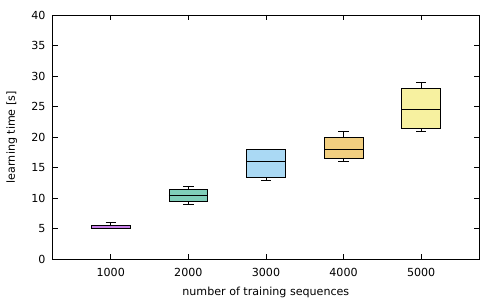

The script that saved this image:
set term pdf
set output 'learning_set_learning_time.pdf'

set style fill solid 0.5 border -1
set style boxplot outliers pointtype 7
set style data boxplot
set xtics ('1000' 1, '2000' 2, '3000' 3, '4000' 4, '5000' 5)
set xlabel 'number of training sequences'
set ylabel 'learning time [s]'
set yrange [0:40]
plot for [i=1:5] 'learning_set_learning_time.csv' using (i):i notitle
